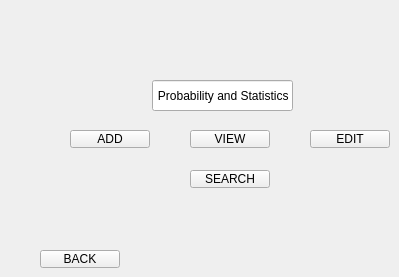
    <widget class="QWidget" name="Prob_Stat">
     <widget class="QLineEdit" name="prob_heading">
      <property name="geometry">
       <rect>
        <x>152</x>
        <y>80</y>
        <width>141</width>
        <height>31</height>
       </rect>
      </property>
      <property name="text">
       <string>      Probability and Statistics</string>
      </property>
      <property name="readOnly">
       <bool>true</bool>
      </property>
     </widget>
     <widget class="QPushButton" name="add_prob">
      <property name="geometry">
       <rect>
        <x>70</x>
        <y>130</y>
        <width>80</width>
        <height>18</height>
       </rect>
      </property>
      <property name="font">
       <font>
        <bold>false</bold>
       </font>
      </property>
      <property name="text">
       <string>ADD</string>
      </property>
     </widget>
     <widget class="QPushButton" name="view_prob">
      <property name="geometry">
       <rect>
        <x>190</x>
        <y>130</y>
        <width>80</width>
        <height>18</height>
       </rect>
      </property>
      <property name="font">
       <font>
        <bold>false</bold>
       </font>
      </property>
      <property name="text">
       <string>VIEW</string>
      </property>
     </widget>
     <widget class="QPushButton" name="edit_prob">
      <property name="geometry">
       <rect>
        <x>310</x>
        <y>130</y>
        <width>80</width>
        <height>18</height>
       </rect>
      </property>
      <property name="font">
       <font>
        <bold>false</bold>
       </font>
      </property>
      <property name="text">
       <string>EDIT</string>
      </property>
     </widget>
     <widget class="QPushButton" name="search_prob">
      <property name="geometry">
       <rect>
        <x>190</x>
        <y>170</y>
        <width>80</width>
        <height>18</height>
       </rect>
      </property>
      <property name="text">
       <string>SEARCH</string>
      </property>
     </widget>
     <widget class="QPushButton" name="back_prob">
      <property name="geometry">
       <rect>
        <x>40</x>
        <y>250</y>
        <width>80</width>
        <height>18</height>
       </rect>
      </property>
      <property name="font">
       <font>
        <bold>false</bold>
       </font>
      </property>
      <property name="text">
       <string>BACK</string>
      </property>
     </widget>
    </widget>
